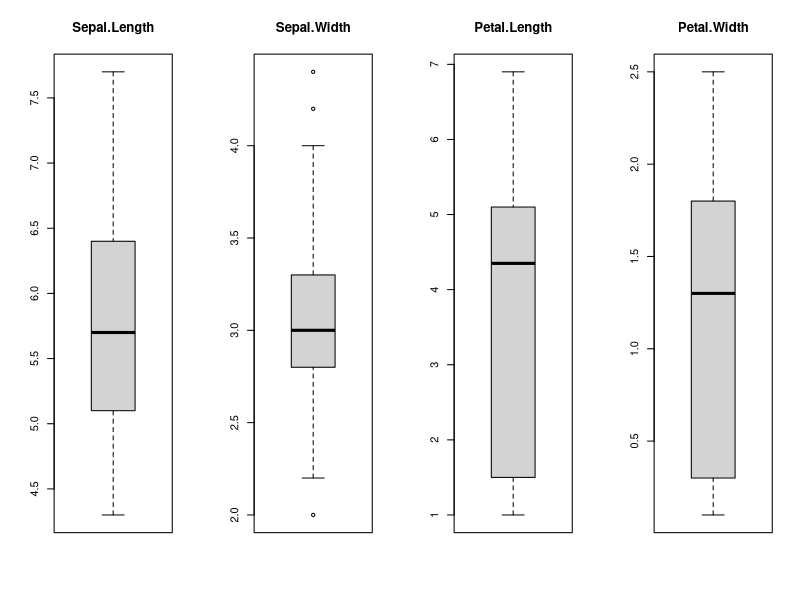
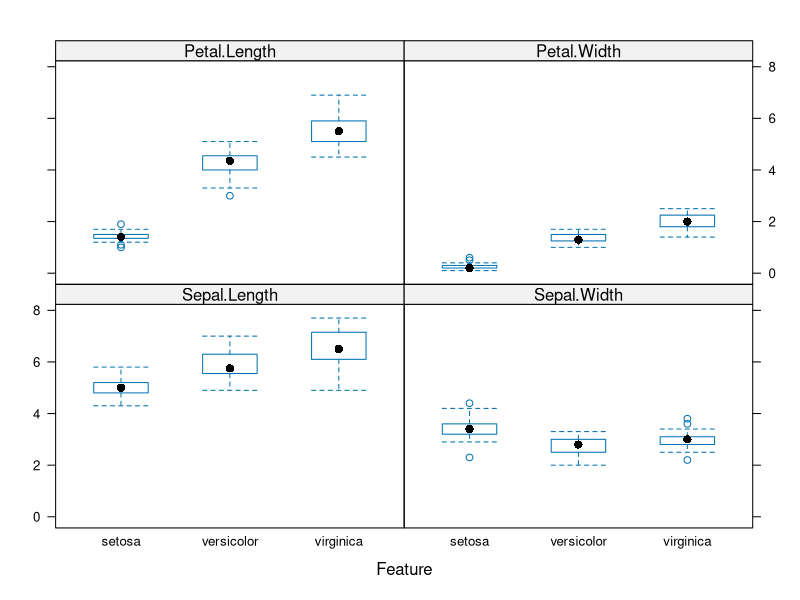
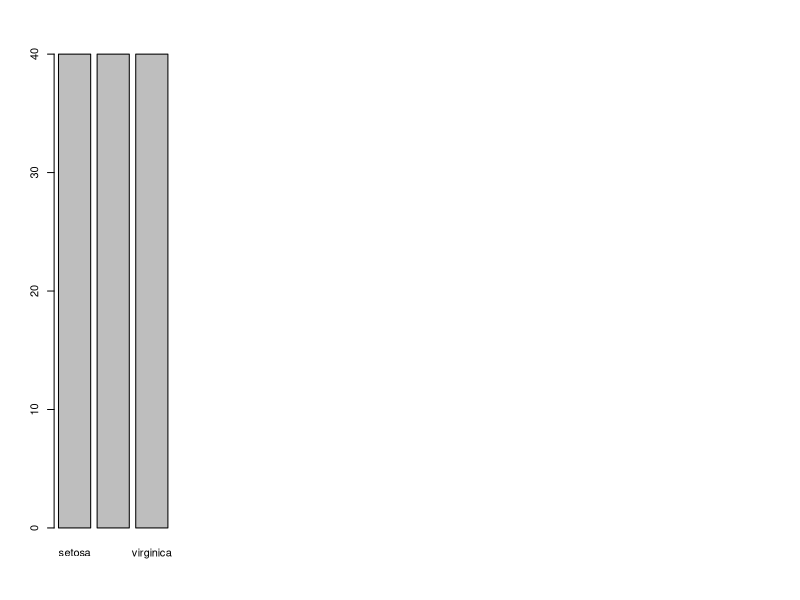
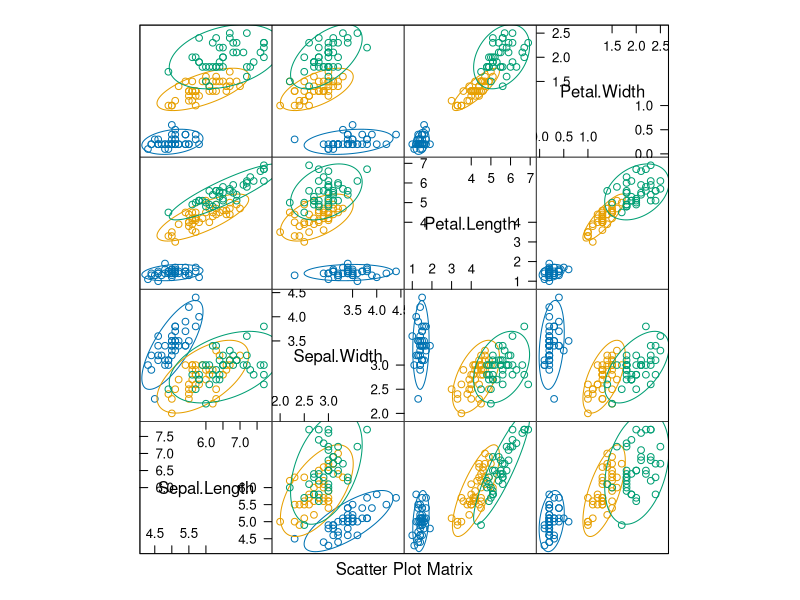
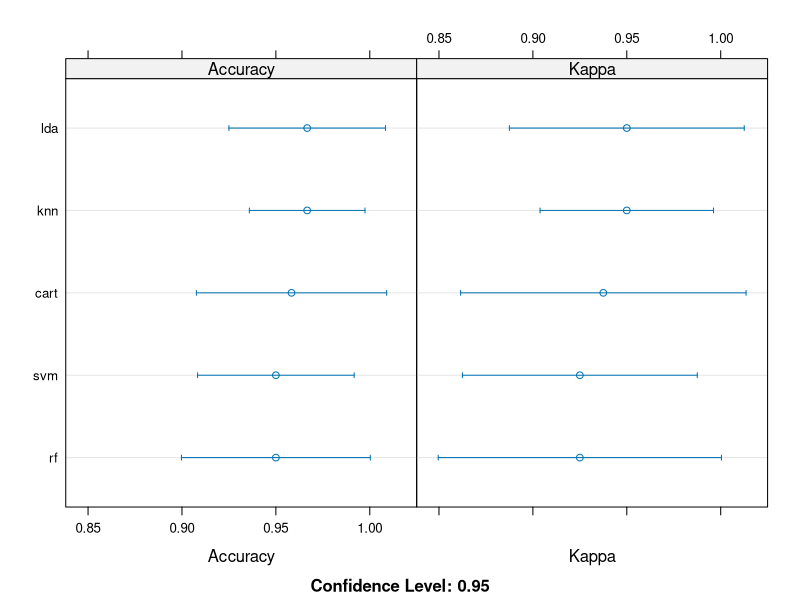

Here is the R script that generated these plots, in order:
library(ggplot2)
library(lattice)
library(caret)

dataset <- iris
validation_index <- createDataPartition(dataset$Species, p = 0.8, list = FALSE)
# 20% untuk validasi
validation <- dataset[-validation_index, ]
# 80% training and testing
dataset <- dataset[validation_index, ]
dim(dataset)
dim(validation)

sapply(dataset, class)
head(dataset)
tail(dataset)

levels(dataset$Species)

x <- dataset[, 1:4]
y <- dataset[, 5]
par(mfrow = c(1, 4))
for (i in 1:4) {
  boxplot(x[, i], main = names(iris)[i])
}
featurePlot(x = x, y = y, plot = "box")

plot(y)

library(ellipse)
featurePlot(x = x, y = y, plot = "ellipse")

control <- trainControl(method = "cv", number = 10)
metric <- "Accuracy"

#----linier alg
set.seed(7)
fit.lda <- train(Species ~ ., data = dataset, method = "lda", metric = metric, trControl = control)
fit.lda2 <- train(Species ~ ., data = dataset, method = "lda")
#----non liniear
# cart
set.seed(7)
fit.cart <- train(Species ~ ., data = dataset, method = "rpart", metric = metric, trControl = control)
# knn
set.seed(7)
fit.knn <- train(Species ~ ., data = dataset, method = "knn", metric = metric, trControl = control)

#----ADVANCE ALGORITHMS
# svm
set.seed(7)
fit.svm <- train(Species ~ ., data = dataset, method = "svmRadial", metric = metric, trControl = control)
# random forest
set.seed(7)
fit.rf <- train(Species ~ ., data = dataset, method = "rf", metric = metric, trControl = control)


result <- resamples(list(lda = fit.lda, cart = fit.cart, knn = fit.knn, svm = fit.svm, rf = fit.rf))
summary(result)
dotplot(result)
